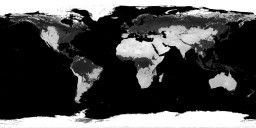
#> input picture plotly_plotting/earth4.jpeg, 256 x 128 px
$ python graph2.py
#> lines starting #> are read from the running program, lines starting #| are printed output that depends on the picture
import plotly.graph_objects as go
import numpy as np
from PIL import Image
import sys
sys.path.insert(1, "./kepler")
from kepler import *

# Color scale that convers our greyscale image into a colored image of the earth
colorscale =[
    [0.0, "rgb(30, 59, 117)"  ],
    [0.1, "rgb(46, 68, 21)"   ],
    [0.2, "rgb(74, 96, 28)"   ],
    [0.3, "rgb(115,141,90)"   ],
    [0.4, "rgb(122, 126, 75)" ],
    [0.6, "rgb(122, 126, 75)" ],
    [0.7, "rgb(141,115,96)"   ],
    [0.8, "rgb(223, 197, 170)"],
    [0.9, "rgb(237,214,183)"  ],
    [1.0, "rgb(255, 255, 255)"]
]
gray_colorscale = [[0, "rgb(128, 128, 128)"], [1, "rgb(128, 128, 128)"]]
# Radius of the earth in km
radius = 6378.1

try:
    texture = np.asarray(Image.open("earth4.jpeg"))
#> texture is the input picture: shape (128, 256, 3); min 0, max 255, mean 75.7
    bg = Image.open("stars.jpeg")
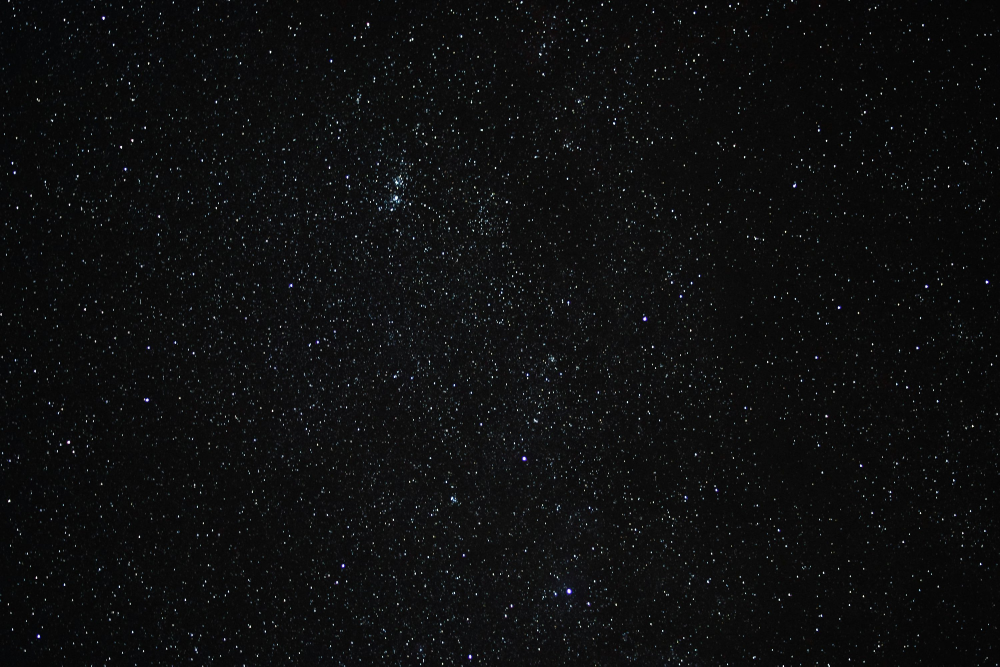
#> input picture plotly_plotting/stars.jpeg, 3000 x 2000 px (shown at 1/3 size)
#> bg is the input picture: PIL image 3000x2000 RGB; mean R, G, B 14, 14.6, 15.2
except:
    texture = np.asarray(Image.open("plotly_plotting/earth4.jpeg"))
    bg = Image.open("plotly_plotting/stars.jpeg")

r = len(texture)
#> r = 128
c = len(texture[0])
#> c = 256
texture_fixed = np.empty((r, c))
for i in range(r):
    for j in range(c):
        texture_fixed[i][j] = int(texture[i][j][0])
texture_fixed = texture_fixed.T
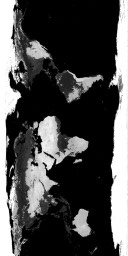
#> texture_fixed: shape (256, 128) float64; min 0, max 255, mean 75.7
# High definition image
#texture_fixed = np.asarray(Image.open("earth1.jpeg")).T

# Function that maps our textured image to a sphere
def sphere(size, resolution):
    theta = np.linspace(0, 2*np.pi, 2*resolution)
    phi   = np.linspace(0,   np.pi,   resolution)

    # Set up coordinates for points on the sphere
    x0 = size * np.outer(np.cos(theta),np.sin(phi))
    y0 = size * np.outer(np.sin(theta),np.sin(phi))
    z0 = size * np.outer(np.ones(resolution*2),np.cos(phi))
    return x0,y0,z0

x, y, z = sphere(radius, int(texture_fixed.shape[1]))

# 90 degree ccw rotation
#x_rotated = -y
#y_rotated = x

rad = 47*np.pi/180
# rad ccw rotation on z axis
x_rotated = x * np.cos(rad) - y * np.sin(rad)
y_rotated = x * np.sin(rad) + y * np.cos(rad)

surf = go.Surface(x = x_rotated, y = y_rotated, z = z, surfacecolor = texture_fixed, colorscale = colorscale, showscale = False)

# Trace 2: The trail left by the asteroid
line = go.Scatter3d(x = [], y = [], z = [], mode = "lines", line = dict(color = "#FAB387", width = 3))

# Call Tristan's code to pick starting point for asteroid
# [77 lines left out: function graph_conic, not called in this run]

# Test to check if it hits NY, roughly...
#fig = graph_conic(conic_from_impact(40.7128, -74.0068, np.array([3, 12, -2]), G*Me, 1000))
#fig.show()
